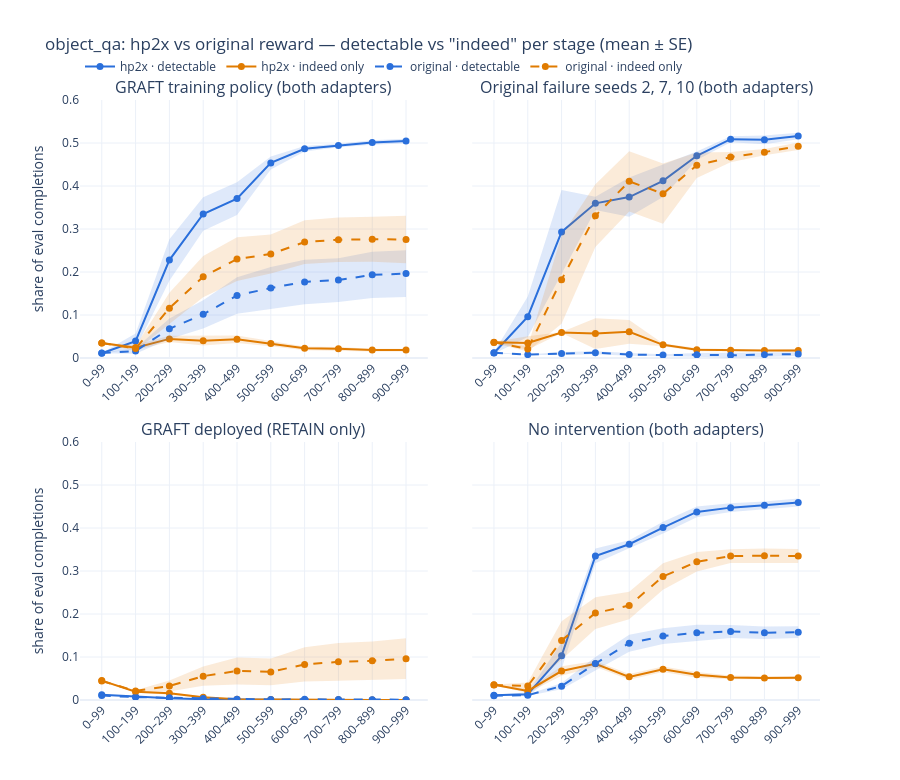

Notebook cell for this chart:
### Code cell
def summarise(df, cond, arm, mode, seeds=None):
    d = df[(df.cond == cond) & (df.arm == arm) & (df["mode"] == mode)]
    if seeds: d = d[d.seed.isin(seeds)]
    g = d.groupby(["stage", "stage_label"])[["det", "ind_only"]]
    m, se, k = g.mean(), g.sem(), g.count()["det"]
    return m.reset_index(), se.reset_index(), int(k.iloc[0])

PANELS = [("GRAFT", "both", None, "GRAFT training policy (both adapters)"),
          ("GRAFT", "both", [2, 7, 10], "Original failure seeds 2, 7, 10 (both adapters)"),
          ("GRAFT", "retain_only", None, "GRAFT deployed (RETAIN only)"),
          ("dn", "both", None, "No intervention (both adapters)")]

def band(x, lo, hi, color, group):
    return go.Scatter(x=list(x) + list(x)[::-1], y=list(hi) + list(lo)[::-1], fill="toself", fillcolor=color,
                      opacity=0.15, line=dict(width=0), hoverinfo="skip", showlegend=False, legendgroup=group)

fig = make_subplots(rows=2, cols=2, subplot_titles=[p[3] for p in PANELS], shared_yaxes=True,
                    horizontal_spacing=0.06, vertical_spacing=0.14)
for i, (arm, mode, seeds, _) in enumerate(PANELS):
    r, c = i // 2 + 1, i % 2 + 1
    for cond in ["hp2x", "orig"]:
        m, se, k = summarise(stages, cond, arm, mode, seeds)
        for met in ["det", "ind_only"]:
            grp = f"{cond}-{met}"; name = f"{LABEL[cond]} · {LABEL[met]}"
            fig.add_trace(band(m.stage_label, m[met] - se[met], m[met] + se[met], COL[met], grp), row=r, col=c)
            fig.add_trace(go.Scatter(x=m.stage_label, y=m[met], mode="lines+markers", name=name, legendgroup=grp,
                                     showlegend=(i == 0), line=dict(color=COL[met], dash=DASH[cond], width=2),
                                     marker=dict(size=7), customdata=np.c_[se[met], [k] * len(m)],
                                     hovertemplate=f"<b>{name}</b><br>steps %{{x}}<br>mean %{{y:.3f}} ± %{{customdata[0]:.3f}} SE<br>seeds %{{customdata[1]}}<extra></extra>"),
                          row=r, col=c)
fig.update_yaxes(range=[0, 0.6], title_text="share of eval completions", col=1)
fig.update_xaxes(tickangle=-45)
fig.update_layout(height=780, title="object_qa: hp2x vs original reward — detectable vs \"indeed\" per stage (mean ± SE)",
                  legend=dict(orientation="h", y=1.08, x=0), hovermode="closest", template="plotly_white")
fig.write_html(os.path.join(FIG_DIR, "objqa_hp2x_stages.html"), include_plotlyjs="cdn")
fig

### Figure 1 — Plotly figure (JSON) as saved in the notebook; plotly's stock layout.template omitted (floating-point values rounded to 4 significant figures)
{"data": [{"fill": "toself", "fillcolor": "#2a6fdb", "hoverinfo": "skip", "legendgroup": "hp2x-det", "line": {"width": 0}, "opacity": 0.15, "showlegend": false, "type": "scatter", "x": ["0–99", "100–199", "200–299", "300–399", "400–499", "500–599", "600–699", "700–799", "800–899", "900–999", "900–999", "800–899", "700–799", "600–699", "500–599", "400–499", "300–399", "200–299", "100–199", "0–99"], "xaxis": "x", "y": [0.01173, 0.05704, 0.2759, 0.3737, 0.4089, 0.4687, 0.4933, 0.498, 0.5063, 0.5098, 0.4992, 0.4959, 0.4901, 0.4801, 0.4386, 0.3324, 0.296, 0.1797, 0.02163, 0.01038], "yaxis": "y"}, {"customdata": [[0.0006792, 10], [0.0177, 10], [0.0481, 10], [0.03883, 10], [0.03823, 10], [0.01504, 10], [0.006576, 10], [0.003926, 10], [0.005163, 10], [0.005333, 10]], "hovertemplate": "<b>hp2x · detectable</b><br>steps %{x}<br>mean %{y:.3f} ± %{customdata[0]:.3f} SE<br>seeds %{customdata[1]}<extra></extra>", "legendgroup": "hp2x-det", "line": {"color": "#2a6fdb", "dash": "solid", "width": 2}, "marker": {"size": 7}, "mode": "lines+markers", "name": "hp2x · detectable", "showlegend": true, "type": "scatter", "x": ["0–99", "100–199", "200–299", "300–399", "400–499", "500–599", "600–699", "700–799", "800–899", "900–999"], "xaxis": "x", "y": [0.01105, 0.03934, 0.2278, 0.3348, 0.3707, 0.4537, 0.4867, 0.4941, 0.5011, 0.5045], "yaxis": "y"}, {"fill": "toself", "fillcolor": "#e07b00", "hoverinfo": "skip", "legendgroup": "hp2x-ind_only", "line": {"width": 0}, "opacity": 0.15, "showlegend": false, "type": "scatter", "x": ["0–99", "100–199", "200–299", "300–399", "400–499", "500–599", "600–699", "700–799", "800–899", "900–999", "900–999", "800–899", "700–799", "600–699", "500–599", "400–499", "300–399", "200–299", "100–199", "0–99"], "xaxis": "x", "y": [0.03565, 0.02995, 0.0517, 0.05159, 0.05219, 0.03934, 0.02696, 0.02541, 0.02164, 0.02149, 0.0153, 0.01531, 0.01732, 0.0182, 0.02753, 0.03492, 0.02888, 0.0372, 0.01833, 0.03396], "yaxis": "y"}, {"customdata": [[0.0008407, 10], [0.005808, 10], [0.007249, 10], [0.01136, 10], [0.008636, 10], [0.005906, 10], [0.004378, 10], [0.004042, 10], [0.003164, 10], [0.003096, 10]], "hovertemplate": "<b>hp2x · indeed only</b><br>steps %{x}<br>mean %{y:.3f} ± %{customdata[0]:.3f} SE<br>seeds %{customdata[1]}<extra></extra>", "legendgroup": "hp2x-ind_only", "line": {"color": "#e07b00", "dash": "solid", "width": 2}, "marker": {"size": 7}, "mode": "lines+markers", "name": "hp2x · indeed only", "showlegend": true, "type": "scatter", "x": ["0–99", "100–199", "200–299", "300–399", "400–499", "500–599", "600–699", "700–799", "800–899", "900–999"], "xaxis": "x", "y": [0.0348, 0.02414, 0.04445, 0.04023, 0.04355, 0.03344, 0.02258, 0.02137, 0.01848, 0.0184], "yaxis": "y"}, {"fill": "toself", "fillcolor": "#2a6fdb", "hoverinfo": "skip", "legendgroup": "orig-det", "line": {"width": 0}, "opacity": 0.15, "showlegend": false, "type": "scatter", "x": ["0–99", "100–199", "200–299", "300–399", "400–499", "500–599", "600–699", "700–799", "800–899", "900–999", "900–999", "800–899", "700–799", "600–699", "500–599", "400–499", "300–399", "200–299", "100–199", "0–99"], "xaxis": "x", "y": [0.01206, 0.02259, 0.0919, 0.1345, 0.1881, 0.2119, 0.2284, 0.2322, 0.2471, 0.2504, 0.1421, 0.1395, 0.1305, 0.1252, 0.1139, 0.1026, 0.06879, 0.04396, 0.009907, 0.01115], "yaxis": "y"}, {"customdata": [[0.000455, 10], [0.006343, 10], [0.02397, 10], [0.03285, 10], [0.04271, 10], [0.04902, 10], [0.0516, 10], [0.05084, 10], [0.05378, 10], [0.05417, 10]], "hovertemplate": "<b>original · detectable</b><br>steps %{x}<br>mean %{y:.3f} ± %{customdata[0]:.3f} SE<br>seeds %{customdata[1]}<extra></extra>", "legendgroup": "orig-det", "line": {"color": "#2a6fdb", "dash": "dash", "width": 2}, "marker": {"size": 7}, "mode": "lines+markers", "name": "original · detectable", "showlegend": true, "type": "scatter", "x": ["0–99", "100–199", "200–299", "300–399", "400–499", "500–599", "600–699", "700–799", "800–899", "900–999"], "xaxis": "x", "y": [0.0116, 0.01625, 0.06793, 0.1016, 0.1454, 0.1629, 0.1768, 0.1813, 0.1933, 0.1962], "yaxis": "y"}, {"fill": "toself", "fillcolor": "#e07b00", "hoverinfo": "skip", "legendgroup": "orig-ind_only", "line": {"width": 0}, "opacity": 0.15, "showlegend": false, "type": "scatter", "x": ["0–99", "100–199", "200–299", "300–399", "400–499", "500–599", "600–699", "700–799", "800–899", "900–999", "900–999", "800–899", "700–799", "600–699", "500–599", "400–499", "300–399", "200–299", "100–199", "0–99"], "xaxis": "x", "y": [0.03595, 0.02709, 0.1517, 0.237, 0.2808, 0.2875, 0.3203, 0.3266, 0.3287, 0.3308, 0.2204, 0.2236, 0.2235, 0.2187, 0.1963, 0.1793, 0.141, 0.0797, 0.01697, 0.03366], "yaxis": "y"}, {"customdata": [[0.001148, 10], [0.005063, 10], [0.036, 10], [0.048, 10], [0.05078, 10], [0.04561, 10], [0.0508, 10], [0.05155, 10], [0.05256, 10], [0.0552, 10]], "hovertemplate": "<b>original · indeed only</b><br>steps %{x}<br>mean %{y:.3f} ± %{customdata[0]:.3f} SE<br>seeds %{customdata[1]}<extra></extra>", "legendgroup": "orig-ind_only", "line": {"color": "#e07b00", "dash": "dash", "width": 2}, "marker": {"size": 7}, "mode": "lines+markers", "name": "original · indeed only", "showlegend": true, "type": "scatter", "x": ["0–99", "100–199", "200–299", "300–399", "400–499", "500–599", "600–699", "700–799", "800–899", "900–999"], "xaxis": "x", "y": [0.0348, 0.02203, 0.1157, 0.189, 0.23, 0.2419, 0.2695, 0.275, 0.2762, 0.2756], "yaxis": "y"}, {"fill": "toself", "fillcolor": "#2a6fdb", "hoverinfo": "skip", "legendgroup": "hp2x-det", "line": {"width": 0}, "opacity": 0.15, "showlegend": false, "type": "scatter", "x": ["0–99", "100–199", "200–299", "300–399", "400–499", "500–599", "600–699", "700–799", "800–899", "900–999", "900–999", "800–899", "700–799", "600–699", "500–599", "400–499", "300–399", "200–299", "100–199", "0–99"], "xaxis": "x2", "y": [0.0133, 0.1431, 0.3904, 0.3751, 0.4199, 0.4496, 0.4802, 0.5159, 0.5173, 0.5241, 0.509, 0.4973, 0.5018, 0.4602, 0.3746, 0.3288, 0.3442, 0.1958, 0.04907, 0.01014], "yaxis": "y2"}, {"customdata": [[0.001579, 3], [0.04703, 3], [0.09735, 3], [0.01542, 3], [0.04559, 3], [0.03751, 3], [0.00999, 3], [0.007022, 3], [0.009985, 3], [0.007566, 3]], "hovertemplate": "<b>hp2x · detectable</b><br>steps %{x}<br>mean %{y:.3f} ± %{customdata[0]:.3f} SE<br>seeds %{customdata[1]}<extra></extra>", "legendgroup": "hp2x-det", "line": {"color": "#2a6fdb", "dash": "solid", "width": 2}, "marker": {"size": 7}, "mode": "lines+markers", "name": "hp2x · detectable", "showlegend": false, "type": "scatter", "x": ["0–99", "100–199", "200–299", "300–399", "400–499", "500–599", "600–699", "700–799", "800–899", "900–999"], "xaxis": "x2", "y": [0.01172, 0.09609, 0.2931, 0.3596, 0.3743, 0.4121, 0.4702, 0.5089, 0.5073, 0.5165], "yaxis": "y2"}, {"fill": "toself", "fillcolor": "#e07b00", "hoverinfo": "skip", "legendgroup": "hp2x-ind_only", "line": {"width": 0}, "opacity": 0.15, "showlegend": false, "type": "scatter", "x": ["0–99", "100–199", "200–299", "300–399", "400–499", "500–599", "600–699", "700–799", "800–899", "900–999", "900–999", "800–899", "700–799", "600–699", "500–599", "400–499", "300–399", "200–299", "100–199", "0–99"], "xaxis": "x2", "y": [0.03779, 0.05047, 0.0604, 0.09269, 0.08852, 0.03382, 0.02319, 0.02014, 0.01906, 0.0218, 0.01362, 0.0161, 0.01553, 0.01561, 0.02738, 0.03336, 0.02085, 0.05809, 0.01932, 0.03591], "yaxis": "y2"}, {"customdata": [[0.0009389, 3], [0.01558, 3], [0.001157, 3], [0.03592, 3], [0.02758, 3], [0.003224, 3], [0.003789, 3], [0.002304, 3], [0.001479, 3], [0.004093, 3]], "hovertemplate": "<b>hp2x · indeed only</b><br>steps %{x}<br>mean %{y:.3f} ± %{customdata[0]:.3f} SE<br>seeds %{customdata[1]}<extra></extra>", "legendgroup": "hp2x-ind_only", "line": {"color": "#e07b00", "dash": "solid", "width": 2}, "marker": {"size": 7}, "mode": "lines+markers", "name": "hp2x · indeed only", "showlegend": false, "type": "scatter", "x": ["0–99", "100–199", "200–299", "300–399", "400–499", "500–599", "600–699", "700–799", "800–899", "900–999"], "xaxis": "x2", "y": [0.03685, 0.0349, 0.05924, 0.05677, 0.06094, 0.0306, 0.0194, 0.01784, 0.01758, 0.01771], "yaxis": "y2"}, {"fill": "toself", "fillcolor": "#2a6fdb", "hoverinfo": "skip", "legendgroup": "orig-det", "line": {"width": 0}, "opacity": 0.15, "showlegend": false, "type": "scatter", "x": ["0–99", "100–199", "200–299", "300–399", "400–499", "500–599", "600–699", "700–799", "800–899", "900–999", "900–999", "800–899", "700–799", "600–699", "500–599", "400–499", "300–399", "200–299", "100–199", "0–99"], "xaxis": "x2", "y": [0.01354, 0.008409, 0.0137, 0.01562, 0.01136, 0.008866, 0.01165, 0.01198, 0.01291, 0.01356, 0.004665, 0.002714, 0.0007767, 0.003197, 0.004675, 0.005046, 0.008854, 0.006871, 0.007216, 0.01094], "yaxis": "y2"}, {"customdata": [[0.001302, 3], [0.0005967, 3], [0.003415, 3], [0.003385, 3], [0.003157, 3], [0.002096, 3], [0.004225, 3], [0.005603, 3], [0.005098, 3], [0.00445, 3]], "hovertemplate": "<b>original · detectable</b><br>steps %{x}<br>mean %{y:.3f} ± %{customdata[0]:.3f} SE<br>seeds %{customdata[1]}<extra></extra>", "legendgroup": "orig-det", "line": {"color": "#2a6fdb", "dash": "dash", "width": 2}, "marker": {"size": 7}, "mode": "lines+markers", "name": "original · detectable", "showlegend": false, "type": "scatter", "x": ["0–99", "100–199", "200–299", "300–399", "400–499", "500–599", "600–699", "700–799", "800–899", "900–999"], "xaxis": "x2", "y": [0.01224, 0.007812, 0.01029, 0.01224, 0.008203, 0.006771, 0.007422, 0.00638, 0.007812, 0.009115], "yaxis": "y2"}, {"fill": "toself", "fillcolor": "#e07b00", "hoverinfo": "skip", "legendgroup": "orig-ind_only", "line": {"width": 0}, "opacity": 0.15, "showlegend": false, "type": "scatter", "x": ["0–99", "100–199", "200–299", "300–399", "400–499", "500–599", "600–699", "700–799", "800–899", "900–999", "900–999", "800–899", "700–799", "600–699", "500–599", "400–499", "300–399", "200–299", "100–199", "0–99"], "xaxis": "x2", "y": [0.03855, 0.0268, 0.2848, 0.4039, 0.481, 0.4523, 0.4778, 0.479, 0.4861, 0.5014, 0.484, 0.4715, 0.4554, 0.4183, 0.312, 0.3406, 0.2579, 0.07951, 0.01512, 0.03411], "yaxis": "y2"}, {"customdata": [[0.002221, 3], [0.005839, 3], [0.1026, 3], [0.073, 3], [0.07016, 3], [0.07014, 3], [0.02972, 3], [0.01182, 3], [0.007288, 3], [0.008741, 3]], "hovertemplate": "<b>original · indeed only</b><br>steps %{x}<br>mean %{y:.3f} ± %{customdata[0]:.3f} SE<br>seeds %{customdata[1]}<extra></extra>", "legendgroup": "orig-ind_only", "line": {"color": "#e07b00", "dash": "dash", "width": 2}, "marker": {"size": 7}, "mode": "lines+markers", "name": "original · indeed only", "showlegend": false, "type": "scatter", "x": ["0–99", "100–199", "200–299", "300–399", "400–499", "500–599", "600–699", "700–799", "800–899", "900–999"], "xaxis": "x2", "y": [0.03633, 0.02096, 0.1822, 0.3309, 0.4108, 0.3822, 0.448, 0.4672, 0.4788, 0.4927], "yaxis": "y2"}, {"fill": "toself", "fillcolor": "#2a6fdb", "hoverinfo": "skip", "legendgroup": "hp2x-det", "line": {"width": 0}, "opacity": 0.15, "showlegend": false, "type": "scatter", "x": ["0–99", "100–199", "200–299", "300–399", "400–499", "500–599", "600–699", "700–799", "800–899", "900–999", "900–999", "800–899", "700–799", "600–699", "500–599", "400–499", "300–399", "200–299", "100–199", "0–99"], "xaxis": "x3", "y": [0.01265, 0.008235, 0.00454, 0.002089, 0.0009923, 0.0003751, 0.0002006, 0.0003385, 0.0001302, 0.0001302, 2.604e-05, 2.604e-05, 0.0001302, 3.381e-05, 0.0001717, 0.0004921, 0.001505, 0.00335, 0.007234, 0.01141], "yaxis": "y3"}, {"customdata": [[0.0006212, 10], [0.0005002, 10], [0.0005951, 10], [0.0002923, 10], [0.0002501, 10], [0.0001017, 10], [8.337e-05, 10], [0.0001042, 10], [5.208e-05, 10], [5.208e-05, 10]], "hovertemplate": "<b>hp2x · detectable</b><br>steps %{x}<br>mean %{y:.3f} ± %{customdata[0]:.3f} SE<br>seeds %{customdata[1]}<extra></extra>", "legendgroup": "hp2x-det", "line": {"color": "#2a6fdb", "dash": "solid", "width": 2}, "marker": {"size": 7}, "mode": "lines+markers", "name": "hp2x · detectable", "showlegend": false, "type": "scatter", "x": ["0–99", "100–199", "200–299", "300–399", "400–499", "500–599", "600–699", "700–799", "800–899", "900–999"], "xaxis": "x3", "y": [0.01203, 0.007734, 0.003945, 0.001797, 0.0007422, 0.0002734, 0.0001172, 0.0002344, 7.813e-05, 7.813e-05], "yaxis": "y3"}, {"fill": "toself", "fillcolor": "#e07b00", "hoverinfo": "skip", "legendgroup": "hp2x-ind_only", "line": {"width": 0}, "opacity": 0.15, "showlegend": false, "type": "scatter", "x": ["0–99", "100–199", "200–299", "300–399", "400–499", "500–599", "600–699", "700–799", "800–899", "900–999", "900–999", "800–899", "700–799", "600–699", "500–599", "400–499", "300–399", "200–299", "100–199", "0–99"], "xaxis": "x3", "y": [0.04597, 0.02078, 0.01853, 0.008311, 0.002649, 0.001508, 0.0008544, 0.000651, 0.0003154, 0.0002426, 6.988e-05, 7.527e-05, 0.0003646, 0.0003175, 0.0007579, 0.001257, 0.004814, 0.01249, 0.01742, 0.04418], "yaxis": "y3"}, {"customdata": [[0.0008968, 10], [0.001677, 10], [0.003022, 10], [0.001749, 10], [0.0006963, 10], [0.0003749, 10], [0.0002684, 10], [0.0001432, 10], [0.00012, 10], [8.637e-05, 10]], "hovertemplate": "<b>hp2x · indeed only</b><br>steps %{x}<br>mean %{y:.3f} ± %{customdata[0]:.3f} SE<br>seeds %{customdata[1]}<extra></extra>", "legendgroup": "hp2x-ind_only", "line": {"color": "#e07b00", "dash": "solid", "width": 2}, "marker": {"size": 7}, "mode": "lines+markers", "name": "hp2x · indeed only", "showlegend": false, "type": "scatter", "x": ["0–99", "100–199", "200–299", "300–399", "400–499", "500–599", "600–699", "700–799", "800–899", "900–999"], "xaxis": "x3", "y": [0.04508, 0.0191, 0.01551, 0.006563, 0.001953, 0.001133, 0.0005859, 0.0005078, 0.0001953, 0.0001563], "yaxis": "y3"}, {"fill": "toself", "fillcolor": "#2a6fdb", "hoverinfo": "skip", "legendgroup": "orig-det", "line": {"width": 0}, "opacity": 0.15, "showlegend": false, "type": "scatter", "x": ["0–99", "100–199", "200–299", "300–399", "400–499", "500–599", "600–699", "700–799", "800–899", "900–999", "900–999", "800–899", "700–799", "600–699", "500–599", "400–499", "300–399", "200–299", "100–199", "0–99"], "xaxis": "x3", "y": [0.0106, 0.007217, 0.005746, 0.004015, 0.002119, 0.001785, 0.002002, 0.001586, 0.001143, 0.001084, 0.0004787, 0.0003411, 0.000836, 0.001123, 0.001028, 0.001319, 0.002938, 0.004723, 0.006064, 0.009949], "yaxis": "y3"}, {"customdata": [[0.0003245, 10], [0.0005765, 10], [0.0005116, 10], [0.0005383, 10], [0.0004001, 10], [0.0003783, 10], [0.0004396, 10], [0.0003749, 10], [0.0004011, 10], [0.0003026, 10]], "hovertemplate": "<b>original · detectable</b><br>steps %{x}<br>mean %{y:.3f} ± %{customdata[0]:.3f} SE<br>seeds %{customdata[1]}<extra></extra>", "legendgroup": "orig-det", "line": {"color": "#2a6fdb", "dash": "dash", "width": 2}, "marker": {"size": 7}, "mode": "lines+markers", "name": "original · detectable", "showlegend": false, "type": "scatter", "x": ["0–99", "100–199", "200–299", "300–399", "400–499", "500–599", "600–699", "700–799", "800–899", "900–999"], "xaxis": "x3", "y": [0.01027, 0.006641, 0.005234, 0.003477, 0.001719, 0.001406, 0.001563, 0.001211, 0.0007422, 0.0007813], "yaxis": "y3"}, {"fill": "toself", "fillcolor": "#e07b00", "hoverinfo": "skip", "legendgroup": "orig-ind_only", "line": {"width": 0}, "opacity": 0.15, "showlegend": false, "type": "scatter", "x": ["0–99", "100–199", "200–299", "300–399", "400–499", "500–599", "600–699", "700–799", "800–899", "900–999", "900–999", "800–899", "700–799", "600–699", "500–599", "400–499", "300–399", "200–299", "100–199", "0–99"], "xaxis": "x3", "y": [0.04566, 0.02284, 0.04522, 0.07802, 0.0991, 0.09628, 0.1225, 0.1325, 0.1361, 0.1434, 0.04875, 0.04606, 0.04493, 0.04283, 0.03443, 0.03606, 0.03292, 0.01994, 0.01927, 0.0427], "yaxis": "y3"}, {"customdata": [[0.001476, 10], [0.001782, 10], [0.01264, 10], [0.02255, 10], [0.03152, 10], [0.03093, 10], [0.03983, 10], [0.04378, 10], [0.045, 10], [0.04735, 10]], "hovertemplate": "<b>original · indeed only</b><br>steps %{x}<br>mean %{y:.3f} ± %{customdata[0]:.3f} SE<br>seeds %{customdata[1]}<extra></extra>", "legendgroup": "orig-ind_only", "line": {"color": "#e07b00", "dash": "dash", "width": 2}, "marker": {"size": 7}, "mode": "lines+markers", "name": "original · indeed only", "showlegend": false, "type": "scatter", "x": ["0–99", "100–199", "200–299", "300–399", "400–499", "500–599", "600–699", "700–799", "800–899", "900–999"], "xaxis": "x3", "y": [0.04418, 0.02105, 0.03258, 0.05547, 0.06758, 0.06535, 0.08266, 0.08871, 0.09105, 0.09609], "yaxis": "y3"}, {"fill": "toself", "fillcolor": "#2a6fdb", "hoverinfo": "skip", "legendgroup": "hp2x-det", "line": {"width": 0}, "opacity": 0.15, "showlegend": false, "type": "scatter", "x": ["0–99", "100–199", "200–299", "300–399", "400–499", "500–599", "600–699", "700–799", "800–899", "900–999", "900–999", "800–899", "700–799", "600–699", "500–599", "400–499", "300–399", "200–299", "100–199", "0–99"], "xaxis": "x4", "y": [0.01201, 0.01783, 0.1337, 0.3522, 0.3713, 0.4147, 0.4498, 0.4578, 0.4616, 0.4684, 0.4501, 0.4443, 0.437, 0.4249, 0.3872, 0.3531, 0.3179, 0.07185, 0.008806, 0.01049], "yaxis": "y4"}, {"customdata": [[0.0007632, 10], [0.004514, 10], [0.03092, 10], [0.01717, 10], [0.009079, 10], [0.01378, 10], [0.01244, 10], [0.01039, 10], [0.008627, 10], [0.009148, 10]], "hovertemplate": "<b>hp2x · detectable</b><br>steps %{x}<br>mean %{y:.3f} ± %{customdata[0]:.3f} SE<br>seeds %{customdata[1]}<extra></extra>", "legendgroup": "hp2x-det", "line": {"color": "#2a6fdb", "dash": "solid", "width": 2}, "marker": {"size": 7}, "mode": "lines+markers", "name": "hp2x · detectable", "showlegend": false, "type": "scatter", "x": ["0–99", "100–199", "200–299", "300–399", "400–499", "500–599", "600–699", "700–799", "800–899", "900–999"], "xaxis": "x4", "y": [0.01125, 0.01332, 0.1028, 0.335, 0.3622, 0.4009, 0.4373, 0.4474, 0.453, 0.4592], "yaxis": "y4"}, {"fill": "toself", "fillcolor": "#e07b00", "hoverinfo": "skip", "legendgroup": "hp2x-ind_only", "line": {"width": 0}, "opacity": 0.15, "showlegend": false, "type": "scatter", "x": ["0–99", "100–199", "200–299", "300–399", "400–499", "500–599", "600–699", "700–799", "800–899", "900–999", "900–999", "800–899", "700–799", "600–699", "500–599", "400–499", "300–399", "200–299", "100–199", "0–99"], "xaxis": "x4", "y": [0.03672, 0.02574, 0.07833, 0.09045, 0.06043, 0.07777, 0.0653, 0.05699, 0.055, 0.05521, 0.04838, 0.04758, 0.04809, 0.05173, 0.06536, 0.04715, 0.0776, 0.05643, 0.01652, 0.03429], "yaxis": "y4"}, {"customdata": [[0.001214, 10], [0.00461, 10], [0.01095, 10], [0.006423, 10], [0.006636, 10], [0.006207, 10], [0.006783, 10], [0.004452, 10], [0.003712, 10], [0.003414, 10]], "hovertemplate": "<b>hp2x · indeed only</b><br>steps %{x}<br>mean %{y:.3f} ± %{customdata[0]:.3f} SE<br>seeds %{customdata[1]}<extra></extra>", "legendgroup": "hp2x-ind_only", "line": {"color": "#e07b00", "dash": "solid", "width": 2}, "marker": {"size": 7}, "mode": "lines+markers", "name": "hp2x · indeed only", "showlegend": false, "type": "scatter", "x": ["0–99", "100–199", "200–299", "300–399", "400–499", "500–599", "600–699", "700–799", "800–899", "900–999"], "xaxis": "x4", "y": [0.03551, 0.02113, 0.06738, 0.08402, 0.05379, 0.07156, 0.05852, 0.05254, 0.05129, 0.0518], "yaxis": "y4"}, {"fill": "toself", "fillcolor": "#2a6fdb", "hoverinfo": "skip", "legendgroup": "orig-det", "line": {"width": 0}, "opacity": 0.15, "showlegend": false, "type": "scatter", "x": ["0–99", "100–199", "200–299", "300–399", "400–499", "500–599", "600–699", "700–799", "800–899", "900–999", "900–999", "800–899", "700–799", "600–699", "500–599", "400–499", "300–399", "200–299", "100–199", "0–99"], "xaxis": "x4", "y": [0.01046, 0.01267, 0.0395, 0.1002, 0.152, 0.1668, 0.1751, 0.1744, 0.1707, 0.1714, 0.1442, 0.1418, 0.1443, 0.1373, 0.1304, 0.1124, 0.06926, 0.02495, 0.009676, 0.009619], "yaxis": "y4"}, {"customdata": [[0.0004201, 10], [0.001496, 10], [0.007277, 10], [0.01546, 10], [0.0198, 10], [0.01818, 10], [0.01887, 10], [0.01506, 10], [0.01448, 10], [0.01358, 10]], "hovertemplate": "<b>original · detectable</b><br>steps %{x}<br>mean %{y:.3f} ± %{customdata[0]:.3f} SE<br>seeds %{customdata[1]}<extra></extra>", "legendgroup": "orig-det", "line": {"color": "#2a6fdb", "dash": "dash", "width": 2}, "marker": {"size": 7}, "mode": "lines+markers", "name": "original · detectable", "showlegend": false, "type": "scatter", "x": ["0–99", "100–199", "200–299", "300–399", "400–499", "500–599", "600–699", "700–799", "800–899", "900–999"], "xaxis": "x4", "y": [0.01004, 0.01117, 0.03223, 0.08473, 0.1322, 0.1486, 0.1562, 0.1594, 0.1562, 0.1578], "yaxis": "y4"}, {"fill": "toself", "fillcolor": "#e07b00", "hoverinfo": "skip", "legendgroup": "orig-ind_only", "line": {"width": 0}, "opacity": 0.15, "showlegend": false, "type": "scatter", "x": ["0–99", "100–199", "200–299", "300–399", "400–499", "500–599", "600–699", "700–799", "800–899", "900–999", "900–999", "800–899", "700–799", "600–699", "500–599", "400–499", "300–399", "200–299", "100–199", "0–99"], "xaxis": "x4", "y": [0.03624, 0.04086, 0.1831, 0.2392, 0.2515, 0.3182, 0.3442, 0.3508, 0.3525, 0.3509, 0.3187, 0.3186, 0.3186, 0.2987, 0.2562, 0.1877, 0.1653, 0.09383, 0.02422, 0.03399], "yaxis": "y4"}, {"customdata": [[0.001125, 10], [0.008324, 10], [0.04465, 10], [0.03693, 10], [0.03191, 10], [0.03097, 10], [0.02272, 10], [0.01613, 10], [0.01696, 10], [0.01611, 10]], "hovertemplate": "<b>original · indeed only</b><br>steps %{x}<br>mean %{y:.3f} ± %{customdata[0]:.3f} SE<br>seeds %{customdata[1]}<extra></extra>", "legendgroup": "orig-ind_only", "line": {"color": "#e07b00", "dash": "dash", "width": 2}, "marker": {"size": 7}, "mode": "lines+markers", "name": "original · indeed only", "showlegend": false, "type": "scatter", "x": ["0–99", "100–199", "200–299", "300–399", "400–499", "500–599", "600–699", "700–799", "800–899", "900–999"], "xaxis": "x4", "y": [0.03512, 0.03254, 0.1385, 0.2023, 0.2196, 0.2872, 0.3214, 0.3347, 0.3355, 0.3348], "yaxis": "y4"}], "layout": {"annotations": [{"font": {"size": 16}, "showarrow": false, "text": "GRAFT training policy (both adapters)", "x": 0.235, "xanchor": "center", "xref": "paper", "y": 1, "yanchor": "bottom", "yref": "paper"}, {"font": {"size": 16}, "showarrow": false, "text": "Original failure seeds 2, 7, 10 (both adapters)", "x": 0.765, "xanchor": "center", "xref": "paper", "y": 1, "yanchor": "bottom", "yref": "paper"}, {"font": {"size": 16}, "showarrow": false, "text": "GRAFT deployed (RETAIN only)", "x": 0.235, "xanchor": "center", "xref": "paper", "y": 0.43, "yanchor": "bottom", "yref": "paper"}, {"font": {"size": 16}, "showarrow": false, "text": "No intervention (both adapters)", "x": 0.765, "xanchor": "center", "xref": "paper", "y": 0.43, "yanchor": "bottom", "yref": "paper"}], "height": 780, "hovermode": "closest", "legend": {"orientation": "h", "x": 0, "y": 1.08}, "title": {"text": "object_qa: hp2x vs original reward — detectable vs \"indeed\" per stage (mean ± SE)"}, "xaxis": {"anchor": "y", "domain": [0, 0.47], "tickangle": -45}, "xaxis2": {"anchor": "y2", "domain": [0.53, 1], "tickangle": -45}, "xaxis3": {"anchor": "y3", "domain": [0, 0.47], "tickangle": -45}, "xaxis4": {"anchor": "y4", "domain": [0.53, 1], "tickangle": -45}, "yaxis": {"anchor": "x", "domain": [0.57, 1], "range": [0, 0.6], "title": {"text": "share of eval completions"}}, "yaxis2": {"anchor": "x2", "domain": [0.57, 1], "matches": "y", "showticklabels": false}, "yaxis3": {"anchor": "x3", "domain": [0, 0.43], "range": [0, 0.6], "title": {"text": "share of eval completions"}}, "yaxis4": {"anchor": "x4", "domain": [0, 0.43], "matches": "y3", "showticklabels": false}}}
